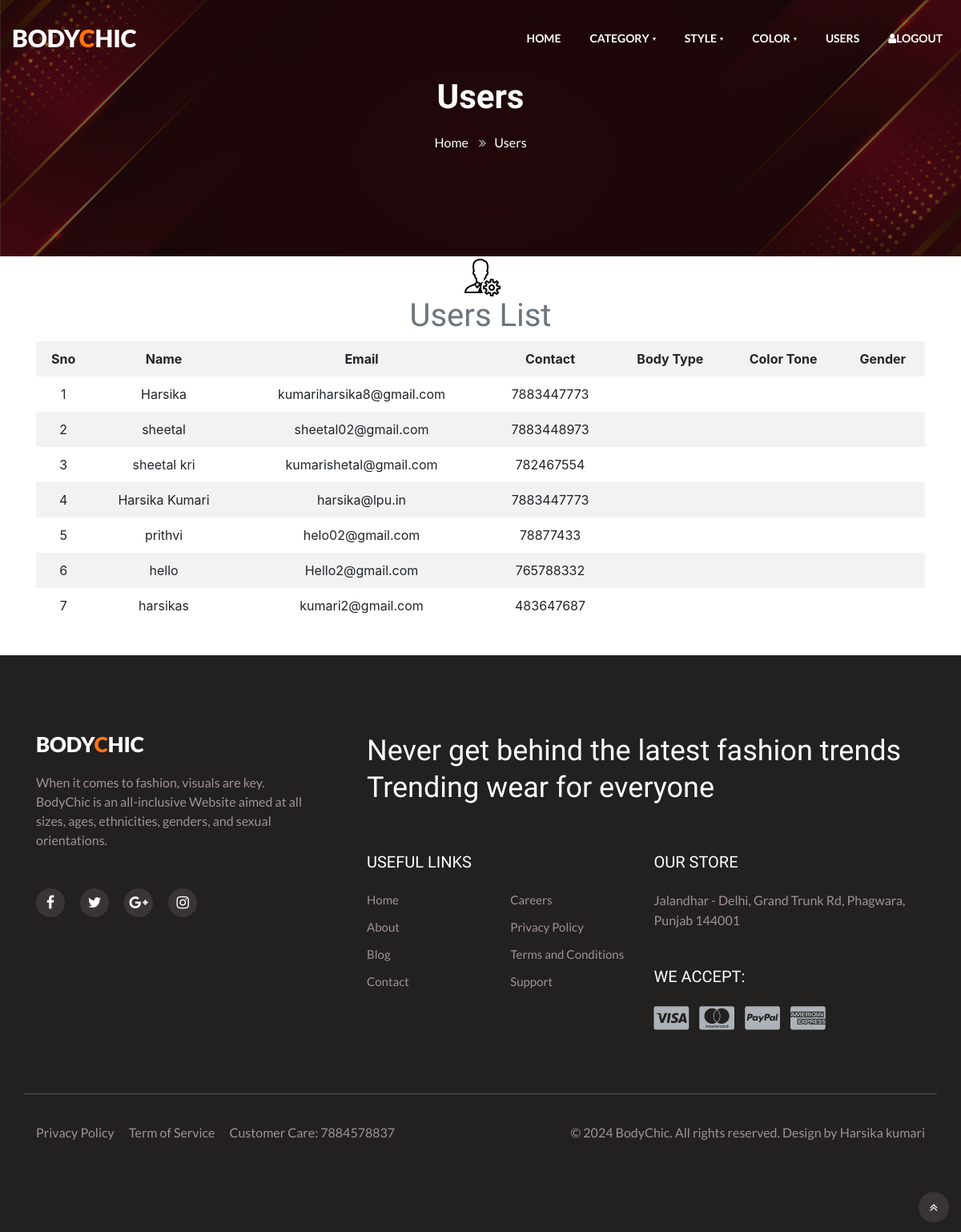
Page /user-list.php (signed in) on the committed database.
### tables this page shows
CREATE TABLE `users` (
  `id` int(10) NOT NULL,
  `name` varchar(50) NOT NULL,
  `email` varchar(50) NOT NULL,
  `password` varchar(20) NOT NULL,
  `contact` bigint(20) NOT NULL,
  `bust_size` int(12) NOT NULL,
  `waist_size` int(12) NOT NULL,
  `high_hip_size` int(12) NOT NULL,
  `hip_size` int(12) NOT NULL,
  `Body_shape` varchar(12) NOT NULL,
  `colorTone` varchar(12) NOT NULL,
  `status` varchar(12) NOT NULL DEFAULT 'Active',
  `crated_at` timestamp NOT NULL DEFAULT current_timestamp()
);

### user-list.php (the view, shortened to what this page needs)
<?php
include("admin_header.php");
?>
<div class="breadcrumb-contentnhy">
    <div class="container">
        <nav aria-label="breadcrumb">
            <h2 class="hny-title text-center">Users</h2>
            <ol class="breadcrumb mb-0">
                <li><a href="index.php">Home</a>
                    <span class="fa fa-angle-double-right"></span>
                </li>
                <li class="active">Users</li>
            </ol>
        </nav>
    </div>
</div>
</section>
<div class="text-center text-secondary fs-5 pb-4 manage_category">
    <div class=" d-flex align-items-center justify-content-center flex-wrap">
        <div class="container table-responsive">
            <img src="./assets/images/manageIcon.png" alt="addIcon" class="justify-center">
            <h1 class="text-center">Users List</h1>
            <table class="table table-striped table-hover">
                <tr>
                    <th>Sno</th>
                    <th>Name</th>
                    <th>Email</th>
                    <th>Contact</th>
                    <th>Body Type</th>
                    <th>Color Tone</th>
                    <th>Gender</th>
                </tr>
                <?php
                include("config.php");
                $query = "SELECT * from `users`";
                $result = mysqli_query($connect, $query);
                $sno = 1;
                while ($data = mysqli_fetch_assoc($result)) {
                ?>
                    <tr>
                        <td><?php echo $sno; ?></td>
                        <td><?php echo $data['name'] ?></td>
                        <td><?php echo $data['email'] ?></td>
                        <td><?php echo $data['contact'] ?></td>
                        <td><?php echo $data['body_shape'] ?></td>
                        <td><?php echo $data['colortone'] ?></td>
                        <td><?php echo $data['gender'] ?></td>
                    </tr>
                <?php
                    $sno++;
                }
                ?>
            </table>
        </div>
    </div>
</div>
<?php
include("footer.php");
?>

### rows in the picture
users: name "Harsika", email "kumariharsika8@gmail.com", contact "7883447773"
users: name "sheetal", email "sheetal02@gmail.com", contact "7883448973"
users: name "sheetal kri", email "kumarishetal@gmail.com", contact "782467554"
users: name "Harsika Kumari", email "harsika@lpu.in", contact "7883447773"
users: name "prithvi", email "helo02@gmail.com", contact "78877433"
users: name "hello", email "Hello2@gmail.com", contact "765788332"
users: name "harsikas", email "kumari2@gmail.com", contact "483647687"
